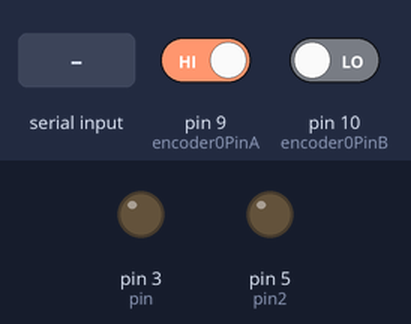
Recording of a sketch running on a simulated Arduino Uno, built with avr-gcc and run on an emulated ATmega328P. Shown: output pins drawn as LEDs (lit = HIGH). Inputs (shaded band) come from the test bench; at power-on: pin 9 (encoder0PinA) HIGH, pin 10 (encoder0PinB) LOW. What the sketch prints to the serial monitor is not drawn.

Above: at 1.2 s.
1.3 s: "1" received over Serial
At 2.0 s:
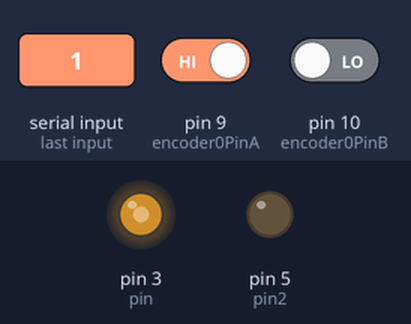
2.8 s: "0" received over Serial
At 3.2 s:
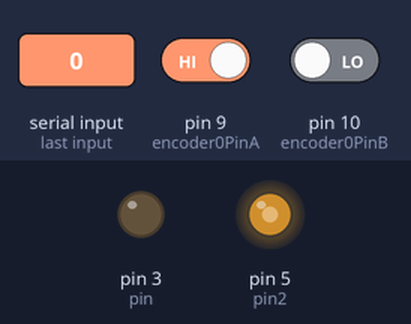
Timing chart, 0 to 5.8 s (numbered marks = the images above; inputs shaded):
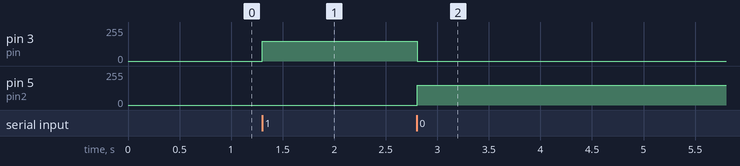

The sketch:

RotaryEncoder.ino
```cpp
int val;
int pin = 3;
int pin2 = 5;
int encoder0PinA = 9;
int encoder0PinB = 10;
int encVal = 0;
int encoder0PinALast = LOW;
int sw = 2;
int n = LOW;

void setup() {
  pinMode (encoder0PinA, INPUT);
  pinMode (encoder0PinB, INPUT);
  pinMode(sw, INPUT);
  pinMode(pin, OUTPUT);
  pinMode(pin2, OUTPUT);
  Serial.begin (9600);
}

void loop() {
  //  if (digitalRead(sw == HIGH))
  //  {
  //    encVal = 0;
  //  }
  if(Serial.available())
  {
    if(Serial.read() == '1')
    {
      analogWrite(pin, 150);
      analogWrite(pin2, 0);
    }
    else{
      analogWrite(pin, 0);
      analogWrite(pin2, 150);
    }
  }
  Serial.println(abs(readEncoder(9, 10, 0, 255)));
}
int readEncoder(int pin1, int pin2, int lmin, int lmax)
{
  n = digitalRead(pin1);
  if ((encoder0PinALast == LOW) && (n == HIGH)) {
    if (digitalRead(pin2) == LOW) {
      encVal--;
    } else {
      encVal++;
    }
    if (encVal < lmin)
    {
      encVal = lmin;
    }
    else if (encVal > lmax)
    {
      encVal = lmax;
    }
    Serial.print (encVal);
    Serial.println ("/");
  }
  encoder0PinALast = n;
  return encVal;
}
```

Measured:
- after the input at 1.3 s, pin 3 (pin): 0/255 → 150/255 at once
- after the input at 2.8 s, pin 3 (pin): 150/255 → 0/255 at once; pin 5 (pin2): 0/255 → 150/255 at once
